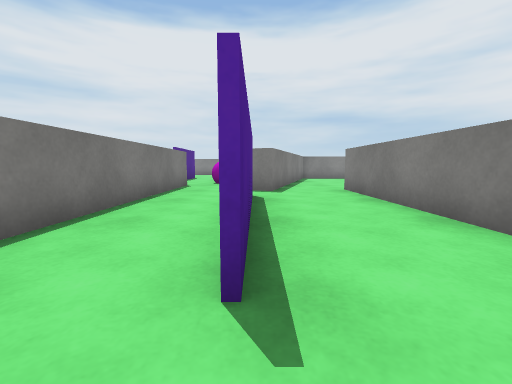
View 1 (above)

20 first-person views from a walk through a 3-D level made in the Unity game engine. The camera is 0.37 m above the floor, tilts 6° down and sees 90° across. The floor is counted in squares, 0.5 m on a side. Each view is taken from the middle of a square. On the plan, view 1 faces up. The plan holds only what a view shows up to about 9 squares ahead; the rest is blank. The player character is not drawn. Surface patterns are stand-ins for the level's own textures.

View 2
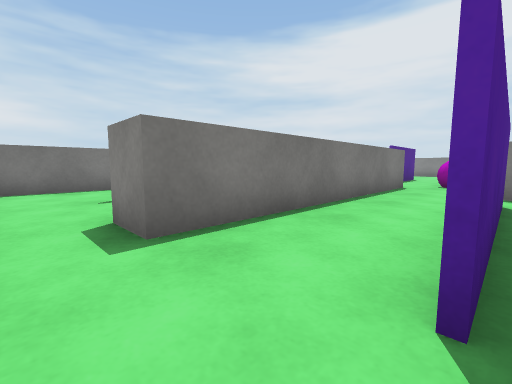

View 3
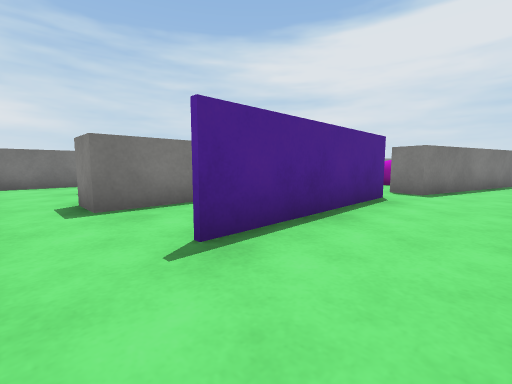

View 4
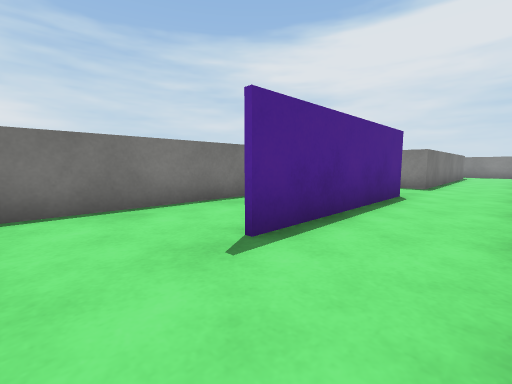

View 5
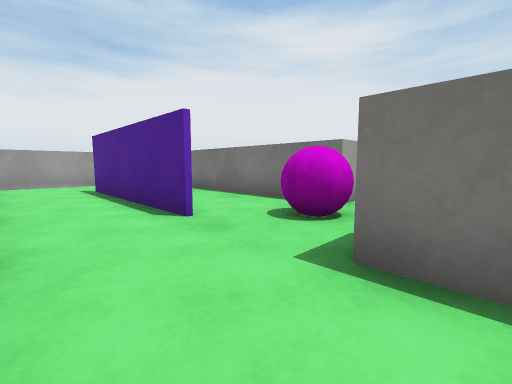

View 6
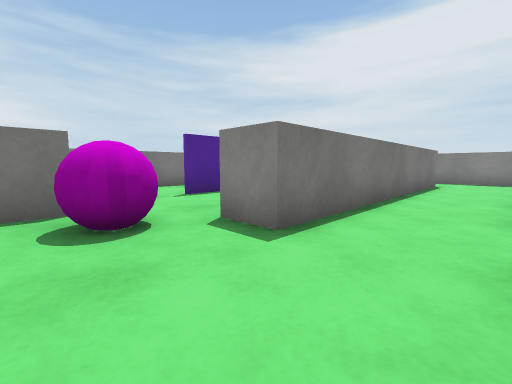

View 7
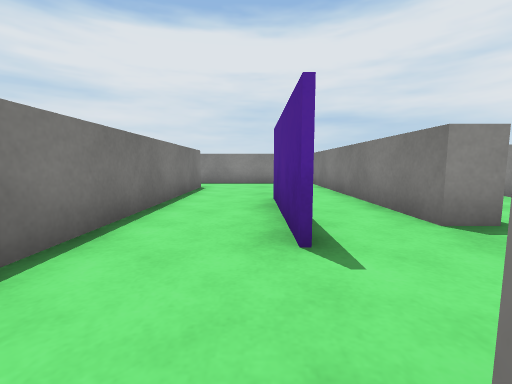

View 8
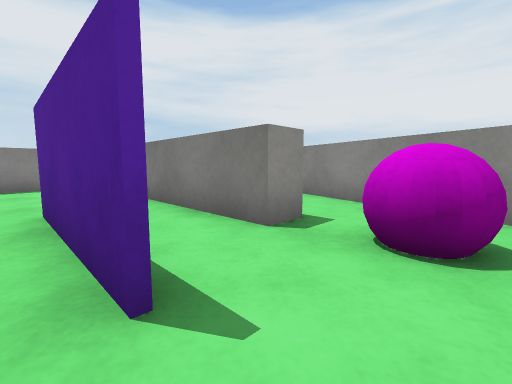

View 9
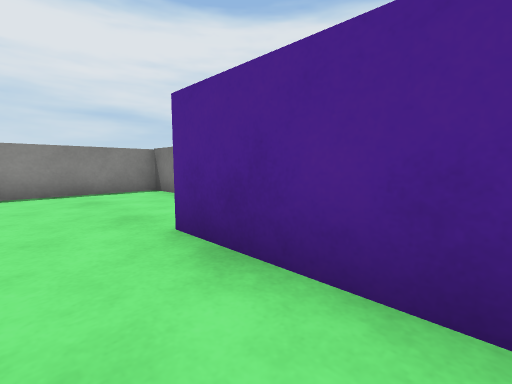

View 10
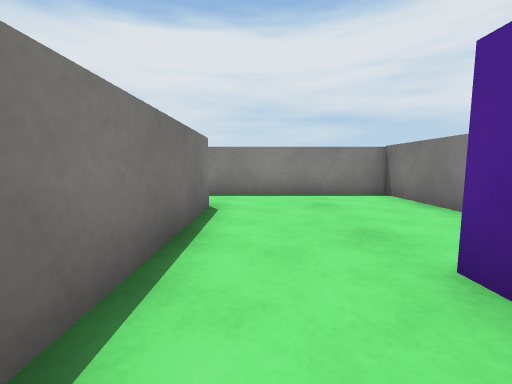

View 11
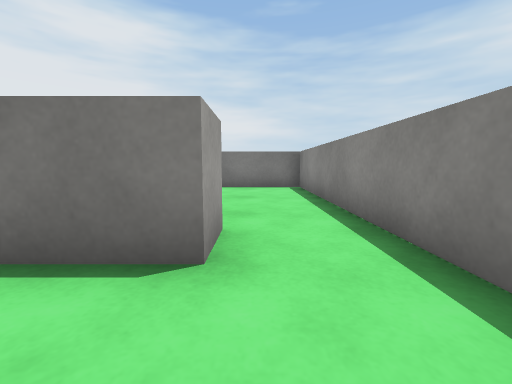

View 12
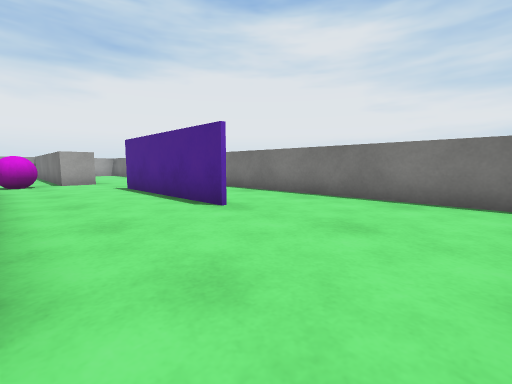

View 13
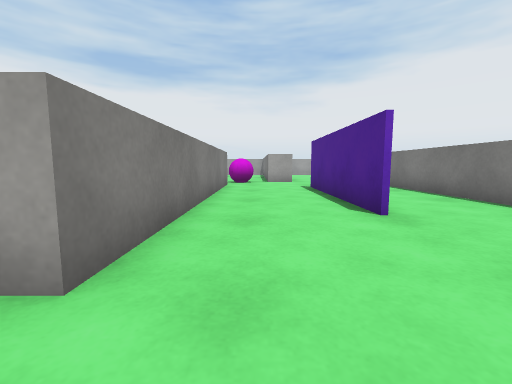

View 14
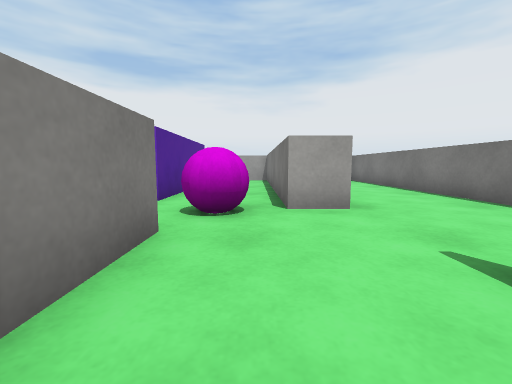

View 15
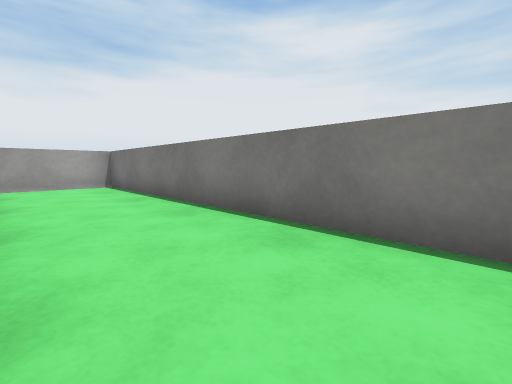

View 16
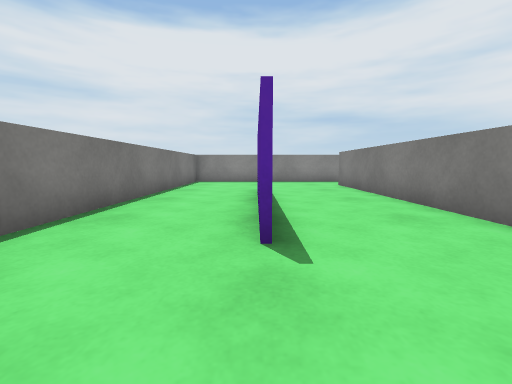

View 17
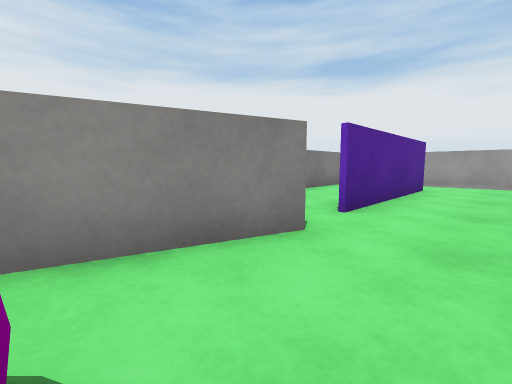

View 18
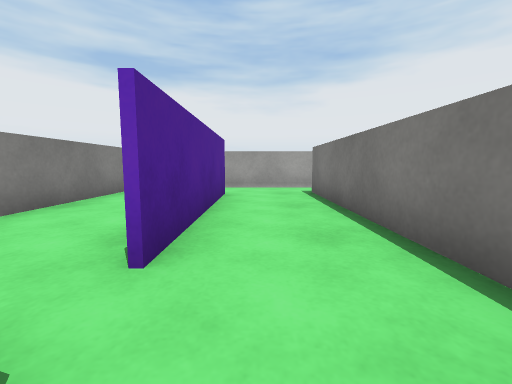

View 19
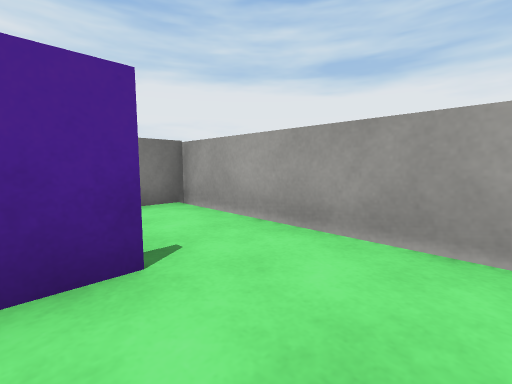

View 20
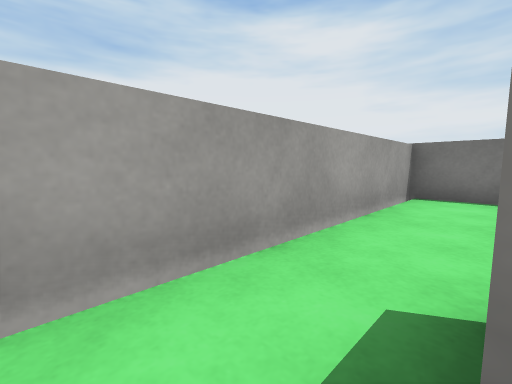

### Floor plan
Ten units are one square. View 1 is at (0, 0); x grows to the right and y downward. Boxes are objects, and circles mark ways between rooms. Rooms are numbered by the first view taken in them; rooms with no view inside come last. Other rooms are left out.
<svg viewBox="-132 -200 164 211">
<path fill="none" stroke="#000" d="M-25 -95 -25 -10 -36 -10M-36 -111 -36 -148M-10 -121 -17 -121 -17 -195 -75 -195M5 -73 -4 -76 16 -139M-69 -176 -59 -176 -59 -92M-2 -12 -2 -62M-35 6 5 6M-1 -62 -1 -12M5 6 27 6 27 -79M-59 -68 -59 -18M-55 6 -35 6M-100 -105 -100 -130M-96 -77 -85 -77M-69 -92 -69 -176M-99 -154 -99 -102M-75 -195 -127 -195 -127 6 -99 6M-60 -32 -60 -68M-85 -77 -85 6 -55 6M-59 -92 -69 -92"/>
<rect x="-25" y="-115" width="20" height="20" fill="#bbb"><title>other object</title></rect>
<rect x="-85" y="-85" width="20" height="10" fill="#bbb"><title>other object</title></rect>
<circle cx="0" cy="-5" r="3" fill="#2a7"/>
<circle cx="0" cy="-65" r="3" fill="#2a7"/>
<circle cx="-30" cy="0" r="3" fill="#2a7"/>
<circle cx="-45" cy="-90" r="3" fill="#2a7"/>
<circle cx="-65" cy="-185" r="3" fill="#2a7"/>
<circle cx="-60" cy="-5" r="3" fill="#2a7"/>
<circle cx="-60" cy="-75" r="3" fill="#2a7"/>
<text x="-30" y="-100">1</text>
<text x="10" y="-40">2</text>
<text x="-50" y="-40">3</text>
<text x="-100" y="-100">4</text>
<text x="-70" y="-40">5</text>
</svg>
Room 1 opens to room 2. Room 1 opens to room 3. Room 1 opens to room 4. Room 3 opens to room 5.

Where each view was taken, in squares from view 1:
view 1: 0 up, 0 right, facing up
view 2: 0 up, 0 right, facing up-left
view 3: 0 up, 2 right, facing up-left
view 4: 0 up, 4 left, facing up-left
view 5: 10 up, 4 left, facing down-left
view 6: 7 up, 4 left, facing up-left
view 7: 9 up, 4 left, facing up
view 8: 10 up, 4 left, facing up-right
view 9: 12 up, 5 left, facing up-right
view 10: 13 up, 5 left, facing up
view 11: 18 up, 4 left, facing left
view 12: 19 up, 7 left, facing down-left
view 13: 19 up, 8 left, facing down
view 14: 12 up, 8 left, facing down
view 15: 9 up, 10 left, facing down-left
view 16: 8 up, 10 left, facing up
view 17: 10 up, 2 left, facing down-right
view 18: 8 up, 1 left, facing down
view 19: 2 up, 2 left, facing down-right
view 20: 1 up, 2 left, facing down-left
